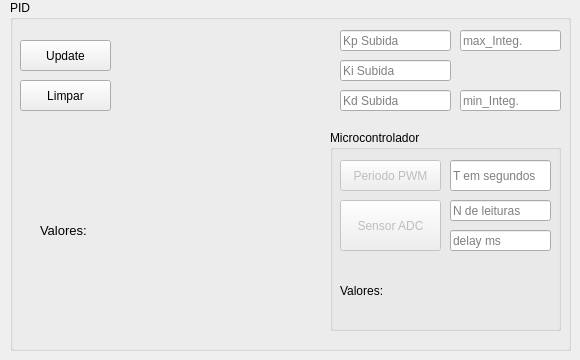
      <widget class="QWidget" name="tab_20">
       <attribute name="title">
        <string>PID</string>
       </attribute>
       <widget class="QGroupBox" name="groupBox_16">
        <property name="geometry">
         <rect>
          <x>10</x>
          <y>0</y>
          <width>561</width>
          <height>351</height>
         </rect>
        </property>
        <property name="title">
         <string>PID</string>
        </property>
        <widget class="QLineEdit" name="lineEdit_kp">
         <property name="geometry">
          <rect>
           <x>330</x>
           <y>30</y>
           <width>111</width>
           <height>21</height>
          </rect>
         </property>
         <property name="inputMask">
          <string/>
         </property>
         <property name="placeholderText">
          <string>Kp Subida</string>
         </property>
        </widget>
        <widget class="QLineEdit" name="lineEdit_ki">
         <property name="geometry">
          <rect>
           <x>330</x>
           <y>60</y>
           <width>111</width>
           <height>21</height>
          </rect>
         </property>
         <property name="placeholderText">
          <string>Ki Subida</string>
         </property>
        </widget>
        <widget class="QLineEdit" name="lineEdit_kd">
         <property name="geometry">
          <rect>
           <x>330</x>
           <y>90</y>
           <width>111</width>
           <height>21</height>
          </rect>
         </property>
         <property name="placeholderText">
          <string>Kd Subida</string>
         </property>
        </widget>
        <widget class="QLineEdit" name="lineEdit_maxIntegrador">
         <property name="geometry">
          <rect>
           <x>450</x>
           <y>30</y>
           <width>101</width>
           <height>21</height>
          </rect>
         </property>
         <property name="inputMask">
          <string/>
         </property>
         <property name="placeholderText">
          <string>max_Integ.</string>
         </property>
        </widget>
        <widget class="QLineEdit" name="lineEdit_minIntegrador">
         <property name="geometry">
          <rect>
           <x>450</x>
           <y>90</y>
           <width>101</width>
           <height>21</height>
          </rect>
         </property>
         <property name="placeholderText">
          <string>min_Integ.</string>
         </property>
        </widget>
        <widget class="QPushButton" name="pushButton_pidUpdate">
         <property name="geometry">
          <rect>
           <x>10</x>
           <y>40</y>
           <width>91</width>
           <height>31</height>
          </rect>
         </property>
         <property name="text">
          <string>Update</string>
         </property>
        </widget>
        <widget class="QLabel" name="label_infoPID">
         <property name="geometry">
          <rect>
           <x>30</x>
           <y>180</y>
           <width>271</width>
           <height>101</height>
          </rect>
         </property>
         <property name="font">
          <font>
           <pointsize>10</pointsize>
          </font>
         </property>
         <property name="text">
          <string>Valores:</string>
         </property>
        </widget>
        <widget class="QLabel" name="label_infoPID_2">
         <property name="geometry">
          <rect>
           <x>20</x>
           <y>-60</y>
           <width>211</width>
           <height>41</height>
          </rect>
         </property>
         <property name="text">
          <string/>
         </property>
        </widget>
        <widget class="QPushButton" name="pushButton_pid_limpar">
         <property name="geometry">
          <rect>
           <x>10</x>
           <y>80</y>
           <width>91</width>
           <height>31</height>
          </rect>
         </property>
         <property name="text">
          <string>Limpar</string>
         </property>
        </widget>
        <widget class="QGroupBox" name="groupBox_30">
         <property name="geometry">
          <rect>
           <x>320</x>
           <y>130</y>
           <width>231</width>
           <height>201</height>
          </rect>
         </property>
         <property name="title">
          <string>Microcontrolador</string>
         </property>
         <widget class="QPushButton" name="pushButton_periodoPWM">
          <property name="enabled">
           <bool>false</bool>
          </property>
          <property name="geometry">
           <rect>
            <x>10</x>
            <y>30</y>
            <width>101</width>
            <height>31</height>
           </rect>
          </property>
          <property name="text">
           <string>Periodo PWM</string>
          </property>
         </widget>
         <widget class="QLineEdit" name="lineEdit_periodoPWM">
          <property name="geometry">
           <rect>
            <x>120</x>
            <y>30</y>
            <width>101</width>
            <height>31</height>
           </rect>
          </property>
          <property name="inputMask">
           <string/>
          </property>
          <property name="placeholderText">
           <string>T em segundos</string>
          </property>
         </widget>
         <widget class="QPushButton" name="pushButton_leituraAnalogica">
          <property name="enabled">
           <bool>false</bool>
          </property>
          <property name="geometry">
           <rect>
            <x>10</x>
            <y>70</y>
            <width>101</width>
            <height>51</height>
           </rect>
          </property>
          <property name="text">
           <string>Sensor ADC</string>
          </property>
         </widget>
         <widget class="QLineEdit" name="lineEdit_analogicaNleituras">
          <property name="geometry">
           <rect>
            <x>120</x>
            <y>70</y>
            <width>101</width>
            <height>21</height>
           </rect>
          </property>
          <property name="placeholderText">
           <string>N de leituras</string>
          </property>
         </widget>
         <widget class="QLineEdit" name="lineEdit_analogicaDelayms">
          <property name="geometry">
           <rect>
            <x>120</x>
            <y>100</y>
            <width>101</width>
            <height>21</height>
           </rect>
          </property>
          <property name="placeholderText">
           <string>delay ms</string>
          </property>
         </widget>
         <widget class="QLabel" name="label_infoPWM_ADC">
          <property name="geometry">
           <rect>
            <x>10</x>
            <y>140</y>
            <width>211</width>
            <height>41</height>
           </rect>
          </property>
          <property name="text">
           <string>Valores:</string>
          </property>
         </widget>
        </widget>
       </widget>
      </widget>
